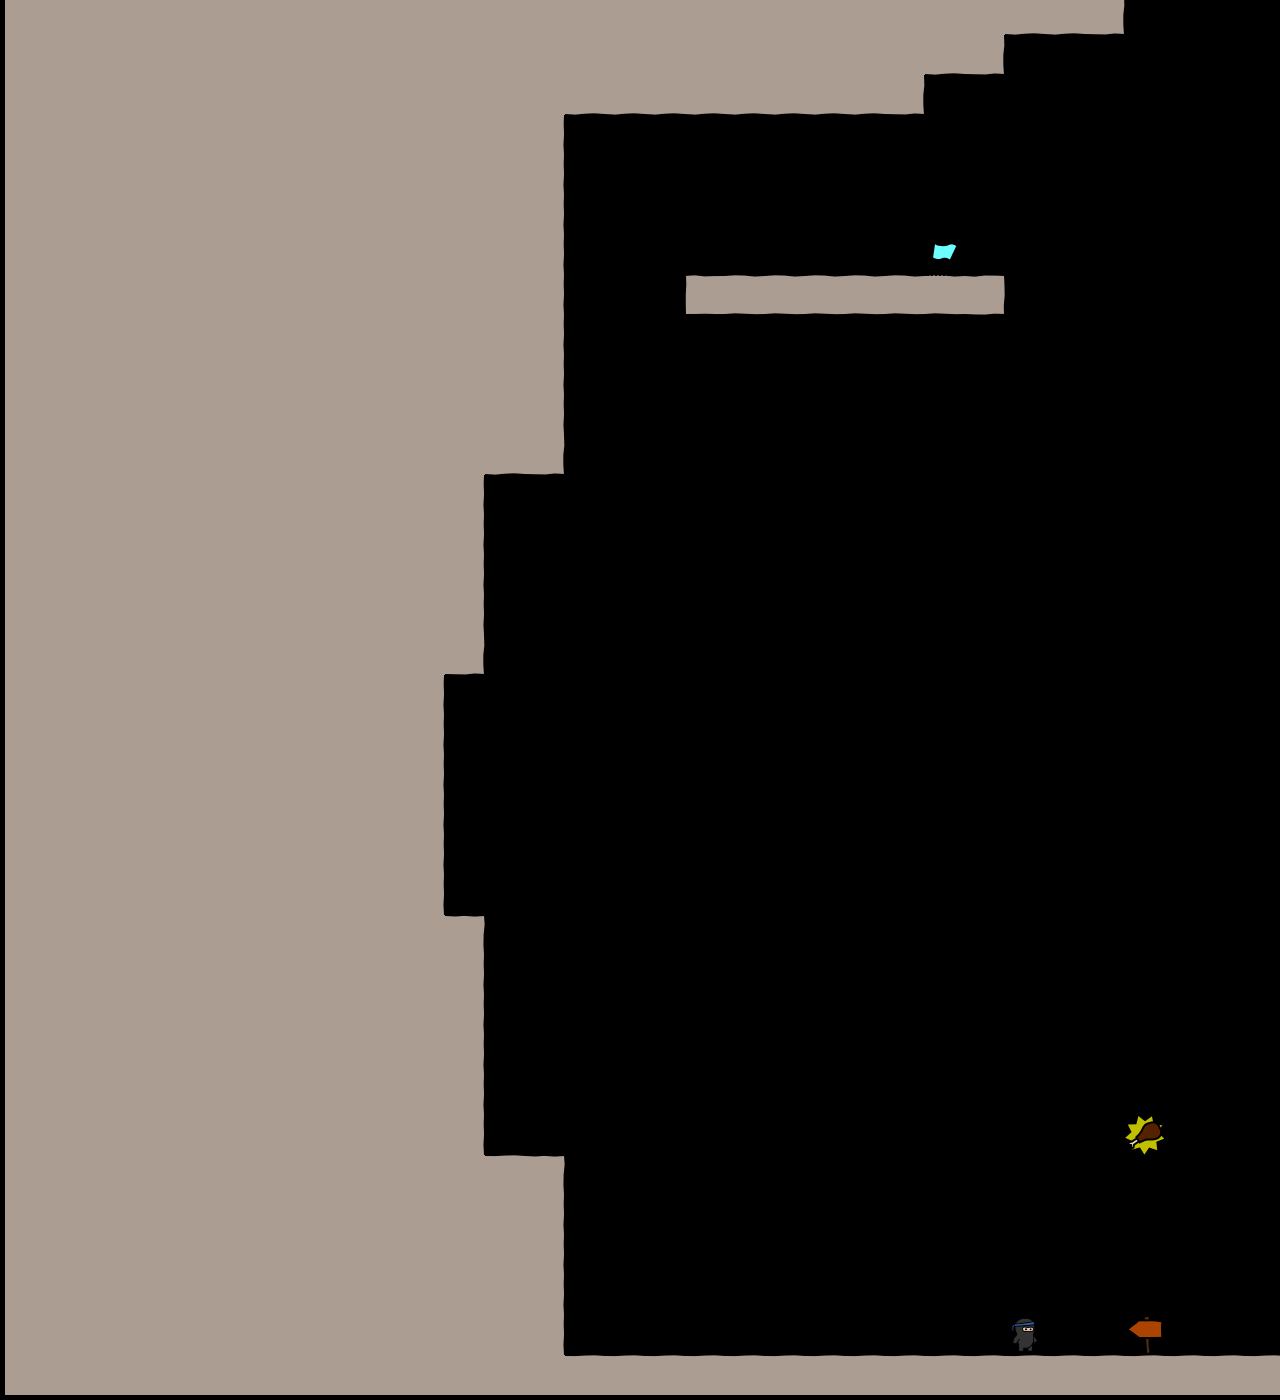

A 2D game scene composited from a Tiled map and its tileset images. What follows is a short description and the map's XML, with each tile layer's data collapsed to a summary:
An orthogonal 32x35 tile map with 40x40 px tiles, 4 tile layers (bg, walls, objects, fg), 3 tilesets.

<map version="1.0" orientation="orthogonal" width="32" height="35" tilewidth="40" tileheight="40">
 <tileset firstgid="1" name="world1" tilewidth="50" tileheight="50">
  <image source="world1.png" width="400" height="400" />
 </tileset>
 <tileset firstgid="65" name="objectpalette" tilewidth="50" tileheight="50">
  <image source="objectpalette.png" width="400" height="500" />
 </tileset>
 <tileset firstgid="145" name="background" tilewidth="40" tileheight="40">
  <image source="background1.png" width="320" height="600" />
 </tileset>
 <layer name="bg" width="32" height="35">
  <data>[1120 cells, 0 non-empty, 0 distinct tile ids]</data>
 </layer>
 <layer name="walls" width="32" height="35">
  <data>[1120 cells, 511 non-empty, 10 distinct tile ids]</data>
 </layer>
 <layer name="objects" width="32" height="35">
  <data>[1120 cells, 3 non-empty, 3 distinct tile ids]</data>
 </layer>
 <layer name="fg" width="32" height="35">
  <data>[1120 cells, 0 non-empty, 0 distinct tile ids]</data>
 </layer>
</map>
